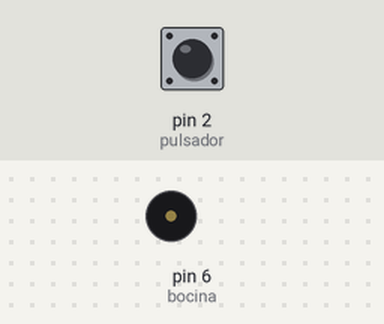
Simulated run of this sketch. Board: Arduino Uno, built with avr-gcc and run on an emulated ATmega328P. On the bench: buzzer (waves = sounding, pin HIGH). The inputs (shaded band) are chosen by the test bench; at power-on: pin 2 (pulsador) LOW. What the sketch prints to the serial monitor is not drawn.

Above: at 1.2 s.
1.3 s: pin 2 (pulsador) pulled HIGH for 0.15 s
At 1.37 s:
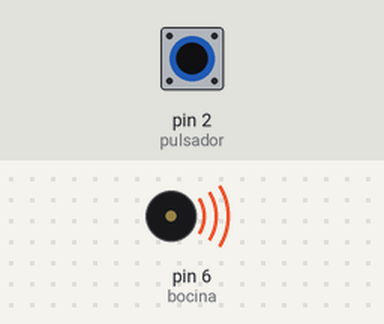
2.9 s: pin 2 (pulsador) pulled HIGH for 3.2 s
At 7.4 s:
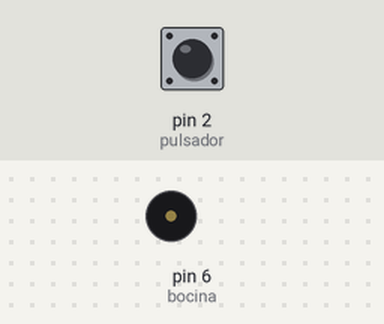
Timing chart, 0 to 8.9 s (numbered marks = the images above; inputs shaded):
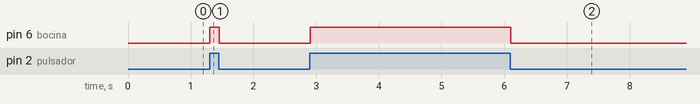

Measured:
- after the input at 1.3 s, pin 6 (bocina): LOW → HIGH at once, → LOW 0.15 s later
- after the input at 2.9 s, pin 6 (bocina): LOW → HIGH at once, → LOW 3.2 s later

The sketch:

Experimento_6.ino
```cpp
// C++ code
//
int pulsador = 2;
int bocina = 6;
int estado;

void setup()
{
  Serial.begin(9600);
  pinMode(pulsador, INPUT);
  pinMode(bocina, OUTPUT);
}

void loop()
{
  estado = digitalRead(pulsador);

  if (estado == 1) {
    digitalWrite(bocina, HIGH);
  } else {
    digitalWrite(bocina, LOW);
  }

  Serial.println(estado);
}
```
